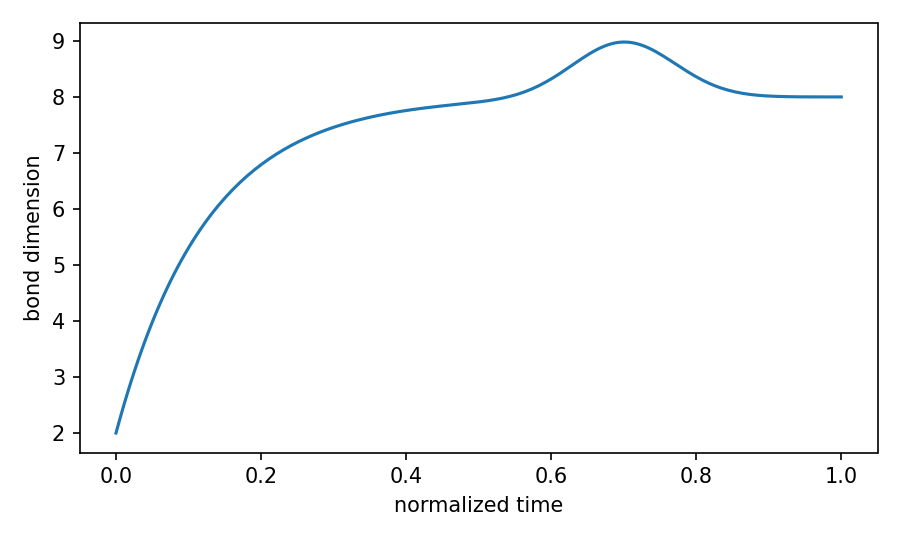

Write Python code to recreate this figure.
import pathlib

import numpy as np
import matplotlib.pyplot as plt


def main() -> None:
    t = np.linspace(0.0, 1.0, 200)
    chi = 2.0 + 6.0 * (1.0 - np.exp(-t * 8.0))
    chi = np.minimum(chi + 1.0 * np.exp(-((t - 0.7) / 0.1) ** 2), 10.0)

    plt.figure(figsize=(6.0, 3.6))
    plt.plot(t, chi, color="tab:blue")
    plt.xlabel("normalized time")
    plt.ylabel("bond dimension")
    plt.tight_layout()

    out_path = pathlib.Path(__file__).with_suffix(".png")
    plt.savefig(out_path, dpi=150)
    plt.close()


if __name__ == "__main__":
    main()
